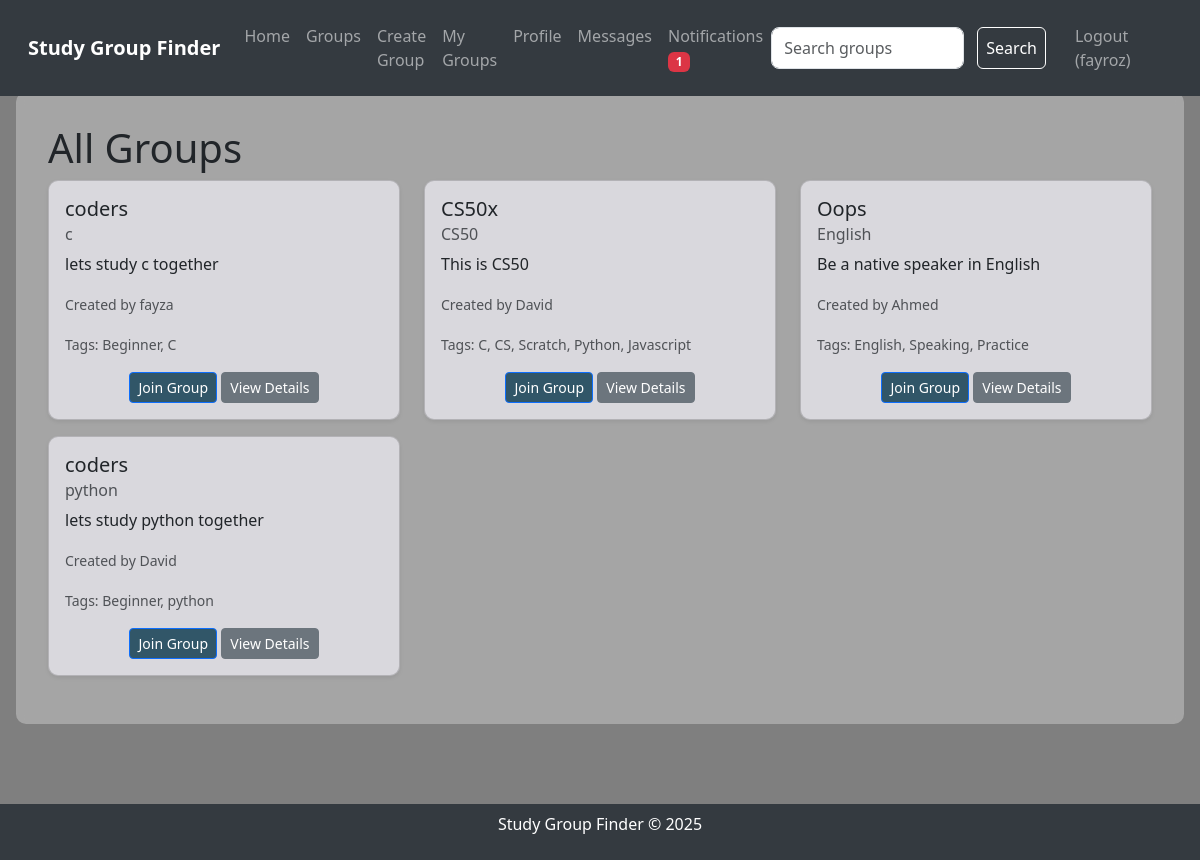
The app's page /groups (signed in) with its own data.
### tables this page shows
CREATE TABLE groups
                 (id INTEGER PRIMARY KEY AUTOINCREMENT,
                  name TEXT NOT NULL,
                  subject TEXT NOT NULL,
                  description TEXT,
                  creator_id INTEGER,
                  FOREIGN KEY (creator_id) REFERENCES users(id));

CREATE TABLE users
                 (id INTEGER PRIMARY KEY AUTOINCREMENT,
                  username TEXT UNIQUE NOT NULL,
                  password TEXT NOT NULL,
                  bio TEXT,
                  interests TEXT);

CREATE TABLE tags
                 (id INTEGER PRIMARY KEY AUTOINCREMENT,
                  name TEXT NOT NULL UNIQUE);

### app.py (the view)
@app.route('/groups')
def groups():
    conn = sqlite3.connect('study_groups.db')
    c = conn.cursor()
    c.execute("SELECT groups.id, groups.name, groups.subject, groups.description, users.username "
              "FROM groups JOIN users ON groups.creator_id = users.id")
    groups = c.fetchall()
    tags_dict = {}
    for group in groups:
        c.execute("SELECT tags.name FROM tags JOIN group_tags ON tags.id = group_tags.tag_id WHERE group_tags.group_id = ?", (group[0],))
        tags_dict[group[0]] = c.fetchall()
    try:
        c.execute("SELECT COUNT(*) FROM notifications WHERE user_id = ? AND read = FALSE",
                  (session.get('user_id', 0),))
        notification_count = c.fetchone()[0]
    except sqlite3.OperationalError:
        init_db()
        notification_count = 0
    conn.close()
    return render_template('groups.html', groups=groups, tags_dict=tags_dict, notification_count=notification_count)

### app.py (called while the page is built)
@app.after_request
def add_header(response):
    response.headers["Cache-Control"] = "no-cache, no-store, must-revalidate"
    response.headers["Pragma"] = "no-cache"
    response.headers["Expires"] = "0"
    return response

### templates/groups.html (shortened to what this page needs)
{% extends "layout.html" %}
{% block content %}
    <div class="page-content">
        <h1>All Groups</h1>
        {% if groups %}
            <div class="row">
                {% for group in groups %}
                    <div class="col-md-4 mb-3">
                        <div class="card group-card shadow-sm">
                            <div class="card-body">
                                <h5 class="card-title">{{ group[1] }}</h5>
                                <h6 class="card-subtitle mb-2 text-muted">{{ group[2] }}</h6>
                                <p class="card-text">{{ group[3] }}</p>
                                <p class="card-text"><small class="text-muted">Created by {{ group[4] }}</small></p>
                                <p class="card-text"><small class="text-muted">Tags:
                                    {% set group_id = group[0] %}
                                    {% for tag in (tags_dict[group_id] if group_id in tags_dict else []) %}
                                        {{ tag[0] }}{% if not loop.last %}, {% endif %}
                                    {% endfor %}
                                </small></p>
                                <div class="text-center">
                                    <a href="{{ url_for('join_group', group_id=group[0]) }}" class="btn btn-primary btn-sm">Join Group</a>
                                    <a href="{{ url_for('group_details', group_id=group[0]) }}" class="btn btn-secondary btn-sm">View Details</a>
                                </div>
                            </div>
                        </div>
                    </div>
                {% endfor %}
            </div>
        {% else %}
            <p>No groups found. Create one!</p>
        {% endif %}
    </div>
{% endblock %}

### static/styles.css (style rules this page uses)
body { background-image: url('/static/background.jpg'); background-size: cover; background-position: center; background-blend-mode: overlay; background-color: rgba(0, 0, 0, 0.5); min-height: 100vh; margin: 0; padding: 0; }
.page-content { backdrop-filter: blur(5px); background-color: rgba(255, 255, 255, 0.3); border-radius: 10px; padding: 2rem; max-width: 1200px; margin: 0 auto; }
.card { background-color: rgba(231, 229, 236, 0.8); border-radius: 10px; box-shadow: 0 4px 8px rgba(0, 0, 0, 0.1); transition: transform 0.2s; }
.btn-primary { background-color: #315668; }

### records on screen
groups: name "coders", subject "c", description "lets study c together", username "fayza"
tags: name "Beginner"
tags: name "C"
groups: name "CS50x", subject "CS50", description "This is CS50", username "David"
tags: name "CS"
tags: name "Scratch"
tags: name "Python"
tags: name "Javascript"
groups: name "Oops", subject "English", description "Be a native speaker in English", username "Ahmed"
tags: name "English"
tags: name "Speaking"
tags: name "Practice"
groups: name "coders", subject "python", description "lets study python together", username "David"
tags: name "python"

### other values on screen
{{ notification_count }} "1"
{{ session.username }} "fayroz"
